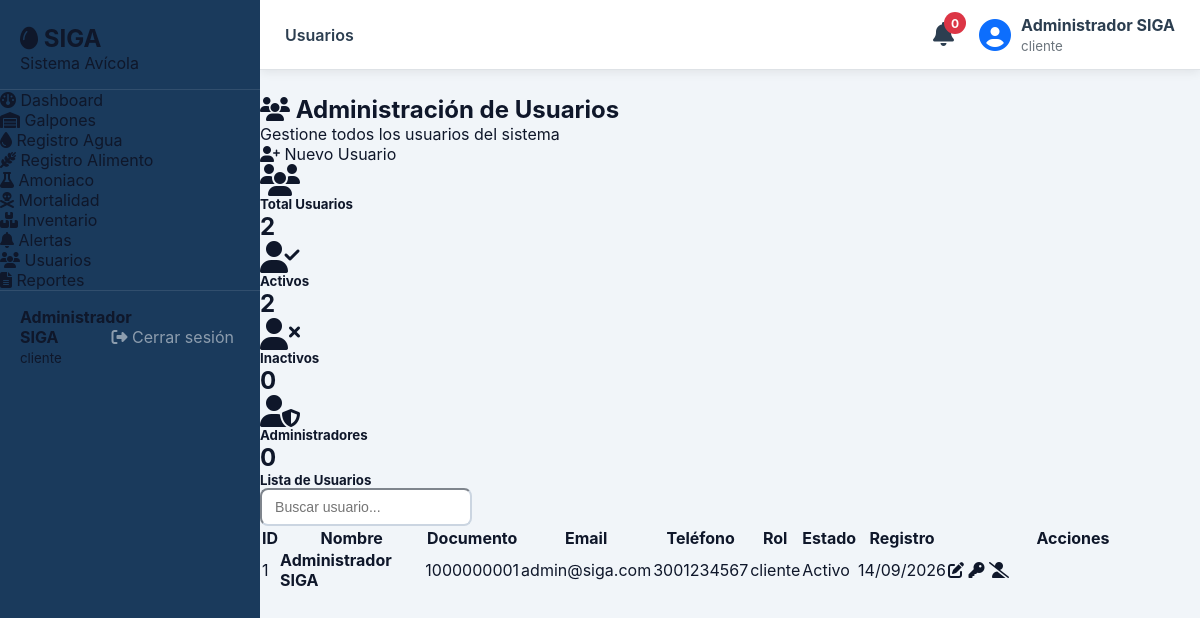
Page /legacy-php/modules/usuarios/index.php (signed in) on the committed database.
### tables this page shows
CREATE TABLE IF NOT EXISTS `usuarios` (
  `id`              INT UNSIGNED NOT NULL AUTO_INCREMENT,
  `nombre_completo` VARCHAR(150) NOT NULL,
  `documento`       VARCHAR(30)  NOT NULL UNIQUE,
  `email`           VARCHAR(120) NOT NULL UNIQUE,
  `telefono`        VARCHAR(20),
  `password_hash`   VARCHAR(255) NOT NULL,
  `rol_id`          INT UNSIGNED NOT NULL DEFAULT 2,
  `activo`          TINYINT(1)   NOT NULL DEFAULT 1,
  `created_at`      DATETIME     NOT NULL DEFAULT CURRENT_TIMESTAMP,
  `updated_at`      DATETIME     NOT NULL DEFAULT CURRENT_TIMESTAMP ON UPDATE CURRENT_TIMESTAMP,
  PRIMARY KEY (`id`),
  CONSTRAINT `fk_usuarios_rol` FOREIGN KEY (`rol_id`) REFERENCES `roles`(`id`)
);

CREATE TABLE IF NOT EXISTS `roles` (
  `id`          INT UNSIGNED NOT NULL AUTO_INCREMENT,
  `nombre`      VARCHAR(50)  NOT NULL,
  `descripcion` TEXT,
  PRIMARY KEY (`id`)
);

### legacy-php/modules/usuarios/index.php (the view, shortened to what this page needs)
<?php
$pdo = getDB();
try {
    $sql = "SELECT
                u.id,
                u.nombre_completo,
                u.documento,
                u.email,
                u.telefono,
                u.activo,
                u.created_at,
                r.nombre AS rol
            FROM usuarios u
            INNER JOIN roles r
                ON u.rol_id = r.id
            ORDER BY u.nombre_completo ASC";
    $stmt = $pdo->query($sql);
    $usuarios = $stmt->fetchAll(PDO::FETCH_ASSOC);
    $totalUsuarios = $pdo->query("SELECT COUNT(*) FROM usuarios")->fetchColumn();
    $usuariosActivos = $pdo->query("SELECT COUNT(*) FROM usuarios WHERE activo=1")->fetchColumn();
    $usuariosInactivos = $pdo->query("SELECT COUNT(*) FROM usuarios WHERE activo=0")->fetchColumn();
    $administradores = $pdo->query("
        SELECT COUNT(*)
        FROM usuarios u
        INNER JOIN roles r
            ON u.rol_id=r.id
        WHERE r.nombre='Administrador'
    ")->fetchColumn();
} catch(PDOException $e){
    die("Error: ".$e->getMessage());
}
include '../../includes/header.php';
?>
<div class="container-fluid">
<div class="d-flex justify-content-between align-items-center mb-4">
<div>
<h2 class="fw-bold">
<i class="fas fa-users text-primary"></i>
Administración de Usuarios
</h2>
<p class="text-muted">
Gestione todos los usuarios del sistema
</p>
</div>
<a href="crear.php" class="btn btn-primary">
<i class="fas fa-user-plus"></i>
Nuevo Usuario
</a>
</div>
<div class="row mb-4">
<div class="col-md-3">
<div class="card border-0 shadow">
<div class="card-body text-center">
<i class="fas fa-users fa-2x text-primary mb-2"></i>
<h5>Total Usuarios</h5>
<h2><?= $totalUsuarios ?></h2>
</div>
</div>
</div>
<div class="col-md-3">
<div class="card border-0 shadow">
<div class="card-body text-center">
<i class="fas fa-user-check fa-2x text-success mb-2"></i>
<h5>Activos</h5>
<h2><?= $usuariosActivos ?></h2>
</div>
</div>
</div>
<div class="col-md-3">
<div class="card border-0 shadow">
<div class="card-body text-center">
<i class="fas fa-user-times fa-2x text-danger mb-2"></i>
<h5>Inactivos</h5>
<h2><?= $usuariosInactivos ?></h2>
</div>
</div>
</div>
<div class="col-md-3">
<div class="card border-0 shadow">
<div class="card-body text-center">
<i class="fas fa-user-shield fa-2x text-warning mb-2"></i>
<h5>Administradores</h5>
<h2><?= $administradores ?></h2>
</div>
</div>
</div>
</div>
<div class="card shadow">
<div class="card-header bg-dark text-white">
<div class="row">
<div class="col-md-6">
<h5 class="mb-0">
Lista de Usuarios
</h5>
</div>
<div class="col-md-6">
<input
type="text"
id="buscarUsuario"
class="form-control"
placeholder="Buscar usuario...">
</div>
</div>
</div>
<div class="card-body">
<div class="table-responsive">
<table
class="table table-hover align-middle"
id="tablaUsuarios">
<thead class="table-light">
<tr>
<th>ID</th>
<th>Nombre</th>
<th>Documento</th>
<th>Email</th>
<th>Teléfono</th>
<th>Rol</th>
<th>Estado</th>
<th>Registro</th>
<th width="250">
Acciones
</th>
</tr>
</thead>
<tbody>
<?php foreach($usuarios as $u): ?>
<tr>
<td>
<?= $u['id'] ?>
</td>
<td>
<strong>
<?= htmlspecialchars($u['nombre_completo']) ?>
</strong>
</td>
<td>
<?= htmlspecialchars($u['documento']) ?>
</td>
<td>
<?= htmlspecialchars($u['email']) ?>
</td>
<td>
<?= htmlspecialchars($u['telefono']) ?>
</td>
<td>
<?php
$color='secondary';
?>
<span class="badge bg-<?= $color ?>">
<?= htmlspecialchars($u['rol']) ?>
</span>
</td>
<td>
<?php if($u['activo']): ?>
<span class="badge bg-success">
Activo
</span>
<?php else: ?>
<span class="badge bg-danger">
Inactivo
</span>
<?php endif; ?>
</td>
<td>
<?= date('d/m/Y',strtotime($u['created_at'])) ?>
</td>
<td>
    <a href="editar.php?id=<?= $u['id'] ?>"
class="btn btn-sm btn-warning"
title="Editar">
<i class="fas fa-edit"></i>
</a>
<a href="cambiar_password.php?id=<?= $u['id'] ?>"
class="btn btn-sm btn-info text-white"
title="Cambiar contraseña">
<i class="fas fa-key"></i>
</a>
<?php if($u['activo']): ?>
<a href="eliminar.php?id=<?= $u['id'] ?>&accion=desactivar"
class="btn btn-sm btn-danger"
onclick="return confirm('¿Desea desactivar este usuario?')"
title="Desactivar">
<i class="fas fa-user-slash"></i>
</a>
<?php endif; ?>
</td>
</tr>
<?php endforeach; ?>
</tbody>
</table>
</div>
</div>
</div>
</div>
<?php include '../../includes/footer.php';
?>

### legacy-php/assets/css/siga.css (style rules this page uses)
:root { --siga-blue: #1a3a5c; --siga-blue-mid: #2a5298; --siga-blue-lt: #3d6eb5; --siga-green: #2e7d52; --siga-green-lt: #43a875; --siga-amber: #e67e22; --siga-red: #c0392b; --siga-white: #f8fafc; --siga-gray-50: #f1f5f9; --siga-gray-100: #e2e8f0; --siga-gray-300: #cbd5e1; --siga-gray-500: #64748b; --siga-gray-700: #334155; --siga-gray-900: #0f172a; --sidebar-w: 260px; --topbar-h: 62px; --radius: 12px; --radius-sm: 8px; --shadow: 0 4px 20px rgba(26,58,92,.10); --shadow-sm: 0 2px 8px rgba(26,58,92,.07); --transition: .22s ease; font-family: 'Inter', system-ui, sans-serif; }
*, *::before, *::after { box-sizing: border-box; margin: 0; padding: 0; }
body { background: var(--siga-gray-50); color: var(--siga-gray-900); }
a { text-decoration: none; color: inherit; }
.form-control, .form-select { border-color: var(--siga-gray-300); border-radius: var(--radius-sm); font-size: .88rem; padding: 9px 13px; transition: border-color var(--transition), box-shadow var(--transition); }

### rows in the picture
usuarios: id "1", nombre_completo "Administrador SIGA", documento "1000000001", email "admin@siga.com", telefono "3001234567", rol.nombre "cliente", activo "Activo", created_at "14/09/2026"

### other values in the picture
$nombreUsuario "Administrador SIGA"
$rolUsuario "cliente"
$activePage "Usuarios"
$stmt->fetchColumn() "0"
$totalUsuarios "2"
$usuariosActivos "2"
$usuariosInactivos "0"
$administradores "0"
